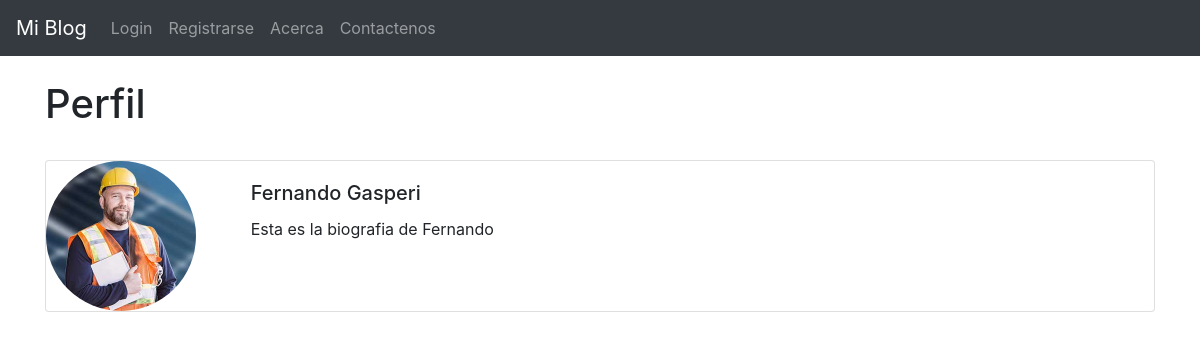
/members/1/profile/, run on the app's committed database.
### primerblog/models.py (models this page shows, shortened)
class Profile(models.Model):
    user = models.OneToOneField(User, null= True, on_delete=models.CASCADE)
    bio = models.TextField()
    profile_pic = models.ImageField(null=True, blank=True, upload_to="images/profile/")

### members/views.py (the view)
# urls.py: path("<int:pk>/profile/", ShowProfilePageView.as_view(), name = "show_profile_page"),
class ShowProfilePageView(DetailView):
    model = Profile
    template_name = "registration/user_profile.html"
    def get_context_data(self, *args,**kwargs):
        context = super(ShowProfilePageView, self).get_context_data(*args, **kwargs)
        page_user = get_object_or_404(Profile, id=self.kwargs['pk'])
        context["page_user"] = page_user
        return context

### members/templates/registration/user_profile.html (shortened to what this page needs)
{% extends "base.html" %}
{% load static %}
{% block content %}
<h1>Perfil</h1>
<br/>
<div class="card mb-3">
    <div class="row no-gutters">
      <div class="col-md-2">
{% if page_user.profile_pic %}
        <img src="{{page_user.profile_pic.url }}" class="rounded-circle" width=150 height=150 class="rounded-circle">
{% else %}
        <img src="{% static "primerblog/images/descarga.jpg" %}" class="card-img">
{% endif %}
    </div>
      <div class="col-md-10">
        <div class="card-body">
          <h5 class="card-title">{{page_user.user.first_name }} {{page_user.user.last_name }} </h5>
          <p class="card-text">{{page_user.bio }}</p>
        </div>
      </div>
    </div>
  </div>
{% endblock %}

### data on the page
Profile: profile_pic (picture), user.first_name "Fernando", user.last_name "Gasperi", bio "Esta es la biografia de Fernando"
